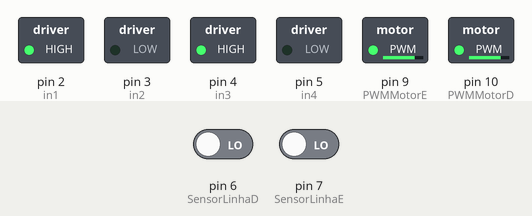
Recording of a sketch running on a simulated Arduino Uno, built with avr-gcc and run on an emulated ATmega328P. On the bench: switched loads named in the sketch (green lamp = pin HIGH). Dashed ring = blinking. Inputs (shaded band) come from the test bench; at power-on: pin 6 (SensorLinhaD) LOW, pin 7 (SensorLinhaE) LOW.

Above: at 1.2 s.
1.3 s: pin 6 (SensorLinhaD) driven HIGH
At 1.6 s:
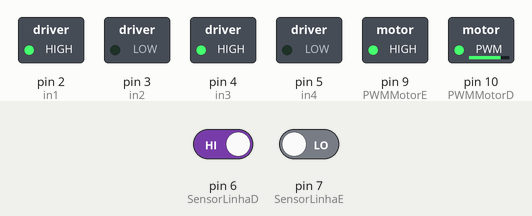
4.3 s: pin 7 (SensorLinhaE) driven HIGH
At 5.3 s:
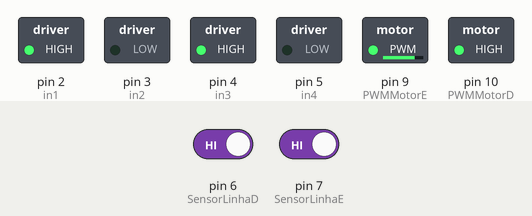
Timing chart, 0 to 13.3 s (numbered marks = the images above; inputs shaded):
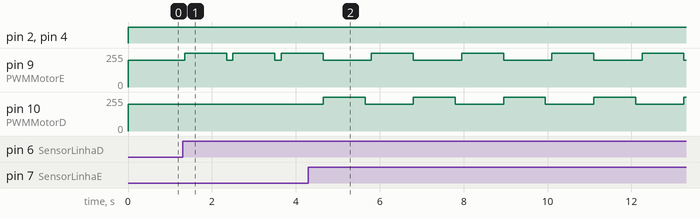

Measured:
- after the input at 1.3 s, pin 9 (PWMMotorE): alternates 255/255 for 1.0 s and 200/255 for 0.15 s, starting after 0.05 s
- after the input at 4.3 s, pin 9 (PWMMotorE): alternates 255/255 for 1.0 s and 200/255 for 1.2 s, starting after 1.5 s; pin 10 (PWMMotorD): alternates 255/255 for 1.0 s and 200/255 for 1.2 s, starting after 0.35 s

The sketch:

Carro_Sensor_Linha.ino
```cpp
int PWMMotorE = 9; //	Habilita Motor Esquerdo
int PWMMotorD = 10; //	Habilita Motor Direito
int in1 = 2; // 	L1 = Left Motor Lead 1
int in2 = 3; // 	L2 = Left Motor Lead 2
int in3 = 4; // 	L3 = Right Motor Lead 1
int in4 = 5; // 	L4 = Right Motor Lead 2

int SensorLinhaD = 6 ;
int SensorLinhaE = 7 ;

int velocidadeE = 200;
int velocidadeD = 200;
int direcao = 1; // 1 é para frente - 0 para ré

void setup()
{
  pinMode(in1, OUTPUT);
  pinMode(in2, OUTPUT);
  pinMode(in3, OUTPUT);
  pinMode(in4, OUTPUT);

  pinMode(SensorLinhaD, INPUT);
  pinMode(SensorLinhaD, INPUT);

}

void loop()
{

    MotorEsquerdo(direcao,velocidadeE);
    MotorDireito(direcao,velocidadeD);

    int valorSensorD = digitalRead(SensorLinhaD);

    if ( digitalRead(SensorLinhaD) == 1 )
    {
        MotorEsquerdo(direcao,255);
        delay(1000);
        MotorEsquerdo(direcao,velocidadeE);
    }

    if ( digitalRead(SensorLinhaE) == 1 )
    {
        MotorDireito(direcao,255);
        delay(1000);
        MotorDireito(direcao,velocidadeD);
    }
    delay(150);

}

// ***********************************************************************
// Função Controle do Motor**************************************************
// ***********************************************************************
// Function(Direção, Velocidade)
// Direção
// 1=Frente
// 0= Ré
// Velocidade
// 0 a 255
// ***********************************************************************
void MotorEsquerdo(int Direction, int Speed)
{
    analogWrite(PWMMotorE, Speed);
    if (Direction == 1)
    {
        digitalWrite(in1, HIGH);
        digitalWrite(in2, LOW);
    }
    else
    {
        digitalWrite(in1, LOW);
        digitalWrite(in2, HIGH);
    }
}

// ***********************************************************************
void MotorDireito(int Direction, int Speed)
{
    analogWrite(PWMMotorD, Speed);
    if (Direction == 1)
    {
        digitalWrite(in3, HIGH);
        digitalWrite(in4, LOW);
    }
    else
    {
        digitalWrite(in3, LOW);
        digitalWrite(in4, HIGH);
    }
}
```
